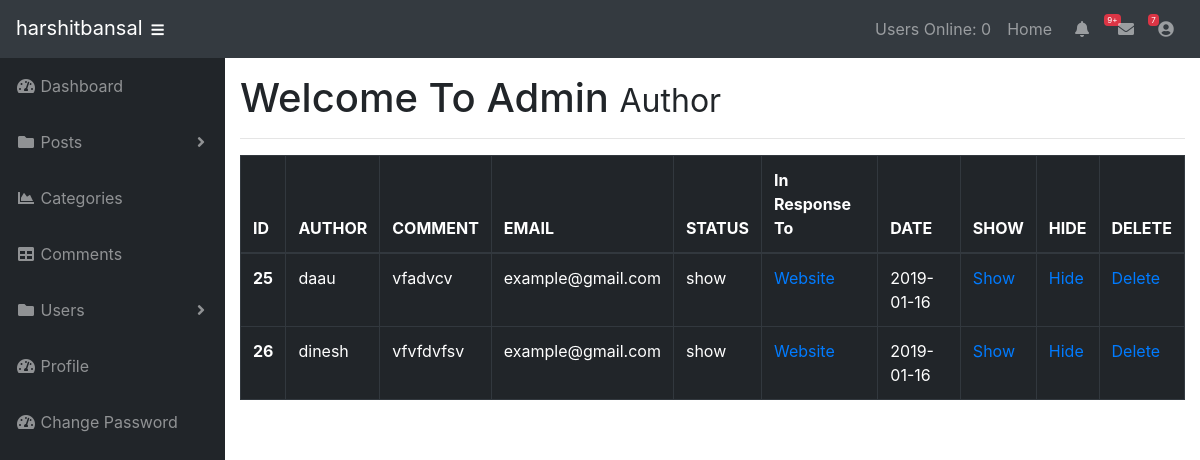
The page /admin/post_comment.php?id=1 (signed in) on the database its author committed.
### tables this page shows
CREATE TABLE `comments` (
  `comment_id` int(3) NOT NULL,
  `comment_post_id` int(3) NOT NULL,
  `comment_author` varchar(255) NOT NULL,
  `comment_email` varchar(255) NOT NULL,
  `comment_content` text NOT NULL,
  `comment_status` varchar(255) NOT NULL,
  `comment_date` date NOT NULL
);

CREATE TABLE `posts` (
  `post_id` int(3) NOT NULL,
  `post_category_id` int(3) NOT NULL,
  `post_title` varchar(255) NOT NULL,
  `post_user` varchar(255) NOT NULL,
  `post_date` date NOT NULL,
  `post_image` text NOT NULL,
  `post_content` text NOT NULL,
  `post_tags` varchar(255) NOT NULL,
  `post_comment_count` int(11) NOT NULL,
  `post_status` varchar(255) NOT NULL DEFAULT 'draft',
  `post_views_count` int(11) NOT NULL
);

### admin/post_comment.php (the view, shortened to what this page needs)
<?php include "includes/header.php" ?>
<?php include "includes/navigation.php" ?>
<div id="wrapper">
<?php include "includes/sidebar.php" ?>
<div id="content-wrapper">
  <div class="container-fluid">
    <h1>Welcome To Admin
     <small>Author</small>
    </h1>
    <hr>
    <table class="table table-hover table-dark table-bordered">
        <thead>
            <tr>
              <th scope="col">ID</th>
              <th scope="col">AUTHOR</th>
              <th scope="col">COMMENT</th>
              <th scope="col">EMAIL</th>
              <th scope="col">STATUS</th>
              <th scope="col">In Response To</th>
              <th scope="col">DATE</th>
              <th scope="col">SHOW</th>
              <th scope="col">HIDE</th>
              <th scope="col">DELETE</th>
            </tr>
        </thead>
        <tbody>
        <?php
        $query = "SELECT * FROM comments WHERE comment_post_id =" .$_GET['id']. " ";
        $select_all_comments_query = mysqli_query($connection,$query);
        while($row = mysqli_fetch_assoc($select_all_comments_query)){
           $comment_id = $row['comment_id'];
           $comment_post_id = $row['comment_post_id'];
           $comment_author = $row['comment_author'];
           $comment_content = $row['comment_content'];
           $comment_email = $row['comment_email'];
           $comment_status = $row['comment_status'];
           $comment_date = $row['comment_date'];
          echo "<tr>";
          echo "<th scope='row'>$comment_id</th>";
          echo "<td>$comment_author</td>";
          echo "<td>$comment_content</td>";
          echo "<td>$comment_email</td>";
          echo "<td>$comment_status</td>";
          $query = "SELECT * FROM posts WHERE post_id = $comment_post_id ";
          $select_post_id_query = mysqli_query($connection,$query);
          while($row = mysqli_fetch_assoc($select_post_id_query)){
              $post_id = $row['post_id'];
              $post_title = $row['post_title'];
              echo "<td><a href='../post.php?p_id=$post_id'>$post_title</a></td>";
          }
          echo "<td>$comment_date</td>";
          echo "<td><a href='comments.php?show=$comment_id'>Show</td>";
          echo "<td><a href='comments.php?hide=$comment_id'>Hide</td>";
          echo "<td><a href='post_comment.php?delete=$comment_id&id=". $_GET['id'] ."'>Delete</td>";
          echo "</tr>";
        }
        ?>
        </tbody>
    </table>
  </div>
</div>
</div>
<?php include "includes/footer.php" ?>

### admin/css/sb-admin.css (style rules this page uses)
html { position: relative; min-height: 100%; }
body { height: 100%; }
#wrapper { display: -webkit-box; display: -ms-flexbox; display: flex; }
#wrapper #content-wrapper { overflow-x: hidden; width: 100%; padding-top: 1rem; padding-bottom: 80px; }
:root { --input-padding-x: 0.75rem; --input-padding-y: 0.75rem; }

### rows shown on the page
comments: comment_id "25", comment_author "daau", comment_content "vfadvcv", comment_email "example@gmail.com", comment_status "show", comment_date "2019-01-16"
posts: post_title "Website"
comments: comment_id "26", comment_author "dinesh", comment_content "vfvfdvfsv", comment_email "example@gmail.com", comment_status "show", comment_date "2019-01-16"

### other values the page prints
$_SESSION['username'] "harshitbansal"
users_online() "0"
